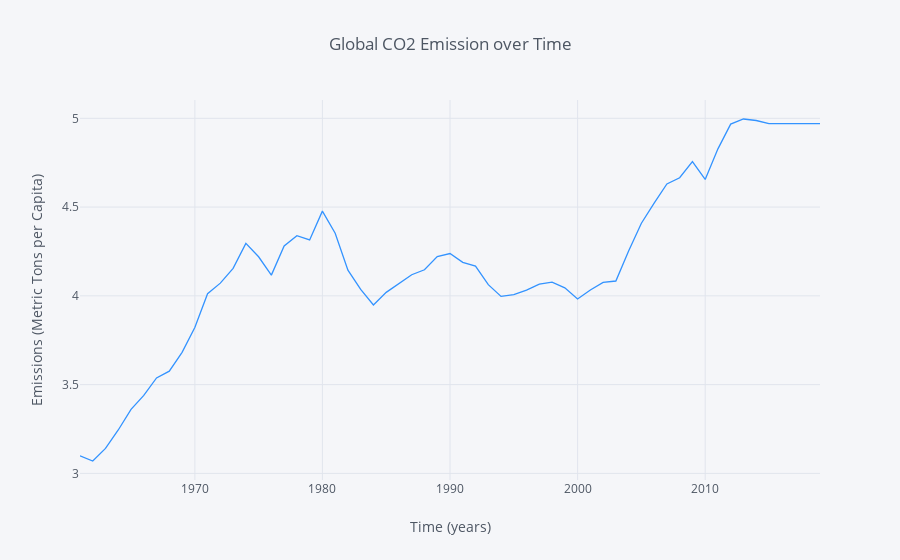

Source (notebook cell):
### Markdown cell above
## Plotting Emissions with Plotly

### Code cell
e.iplot(kind='line', xTitle='Time (years)', color='#3393FF',
                  yTitle='Emissions (Metric Tons per Capita)', title='Global CO2 Emission over Time')

### Figure 1 — Plotly figure (JSON) as saved in the notebook; plotly's stock layout.template omitted (floating-point values rounded to 4 significant figures)
{"data": [{"line": {"color": "rgba(51, 147, 255, 1.0)", "dash": "solid", "shape": "linear", "width": 1.3}, "mode": "lines", "name": "Global CO2 Emissions per Capita", "text": "", "type": "scatter", "uid": "4c5e97b4-9109-46e4-afb3-b8f7e6c56a5e", "x": ["1960-12-31", "1961-12-31", "1962-12-31", "1963-12-31", "1964-12-31", "1965-12-31", "1966-12-31", "1967-12-31", "1968-12-31", "1969-12-31", "1970-12-31", "1971-12-31", "1972-12-31", "1973-12-31", "1974-12-31", "1975-12-31", "1976-12-31", "1977-12-31", "1978-12-31", "1979-12-31", "1980-12-31", "1981-12-31", "1982-12-31", "1983-12-31", "1984-12-31", "1985-12-31", "1986-12-31", "1987-12-31", "1988-12-31", "1989-12-31", "1990-12-31", "1991-12-31", "1992-12-31", "1993-12-31", "1994-12-31", "1995-12-31", "1996-12-31", "1997-12-31", "1998-12-31", "1999-12-31", "2000-12-31", "2001-12-31", "2002-12-31", "2003-12-31", "2004-12-31", "2005-12-31", "2006-12-31", "2007-12-31", "2008-12-31", "2009-12-31", "2010-12-31", "2011-12-31", "2012-12-31", "2013-12-31", "2014-12-31", "2015-12-31", "2016-12-31", "2017-12-31", "2018-12-31"], "y": [3.099, 3.07, 3.141, 3.244, 3.361, 3.439, 3.538, 3.576, 3.682, 3.822, 4.012, 4.072, 4.155, 4.295, 4.22, 4.117, 4.281, 4.339, 4.315, 4.477, 4.353, 4.145, 4.036, 3.949, 4.02, 4.069, 4.119, 4.147, 4.221, 4.238, 4.189, 4.168, 4.063, 3.997, 4.006, 4.032, 4.066, 4.078, 4.045, 3.982, 4.033, 4.076, 4.084, 4.253, 4.409, 4.523, 4.63, 4.665, 4.756, 4.656, 4.828, 4.968, 4.996, 4.988, 4.97, 4.97, 4.97, 4.97, 4.97]}], "layout": {"legend": {"bgcolor": "#F5F6F9", "font": {"color": "#4D5663"}}, "paper_bgcolor": "#F5F6F9", "plot_bgcolor": "#F5F6F9", "title": {"font": {"color": "#4D5663"}, "text": "Global CO2 Emission over Time"}, "xaxis": {"gridcolor": "#E1E5ED", "showgrid": true, "tickfont": {"color": "#4D5663"}, "title": {"font": {"color": "#4D5663"}, "text": "Time (years)"}, "zerolinecolor": "#E1E5ED"}, "yaxis": {"gridcolor": "#E1E5ED", "showgrid": true, "tickfont": {"color": "#4D5663"}, "title": {"font": {"color": "#4D5663"}, "text": "Emissions (Metric Tons per Capita)"}, "zerolinecolor": "#E1E5ED"}}}
